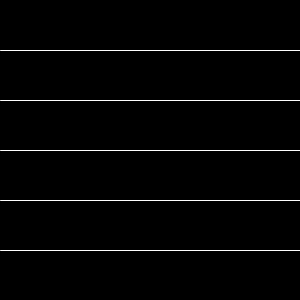
Frame 1 (no input)
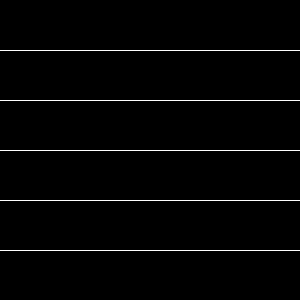
Frame 60 (the mouse pressed at the canvas centre just before this capture)
Frame 120 (the mouse held since frame 60 and released just before this capture): identical to frame 60, image omitted

The Processing sketch that drew these frames (run headless with seeded random() and noise(); from frame 60 on, the mouse is pressed at the canvas centre):

// Processing sketch: ex07_01_a
// ── ex07_01_a.pde
// 다섯 개의 평행선1 (for문 미사용)

int y = 50;

void setup() {
  size(300, 300);
  background(0);
}

void draw() {
  stroke(255);
  line(0, y, width, y);
  line(0, y+50, width, y+50);
  line(0, y+100, width, y+100);
  line(0, y+150, width, y+150);
  line(0, y+200, width, y+200);
}
